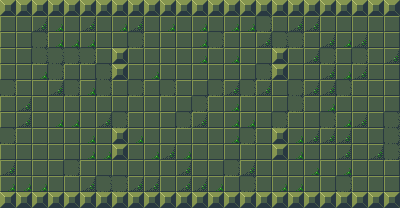

Tiled map render using the project's own tile images. Description and the whole map definition, tile-layer contents included, below:
An orthogonal 25x13 tile map with 16x16 px tiles, 1 tile layer (tiles), 2 tilesets and 3 objects (2x exit).

<map version="1.0" tiledversion="1.0.3" orientation="orthogonal" renderorder="right-down" width="25" height="13" tilewidth="16" tileheight="16" nextobjectid="12">
 <tileset firstgid="1" source="basegreenbleh.tsx" />
 <tileset firstgid="17" source="bads.tsx" />
 <layer name="tiles" width="25" height="13">
  <data encoding="csv">
2,2,2,2,2,2,2,2,2,2,2,2,2,2,2,2,2,2,2,2,2,2,2,2,2,
1,1,4,3,1,4,1,3,4,1,3,1,3,1,3,3,5,1,4,4,1,1,1,1,1,
1,1,5,3,3,3,1,1,5,1,1,1,3,5,1,1,4,5,5,1,4,3,4,1,1,
1,1,5,5,5,5,1,2,1,1,1,1,3,1,3,1,1,2,1,4,5,1,5,1,4,
1,1,3,5,1,1,5,2,1,3,1,1,1,1,1,1,5,2,1,1,4,3,4,1,1,
5,1,1,4,5,3,5,1,5,1,5,1,1,5,4,5,4,1,5,4,4,5,1,1,1,
1,4,1,1,1,1,1,1,1,1,1,1,5,1,3,1,1,1,5,1,3,1,1,1,1,
1,4,1,3,3,1,4,5,1,1,1,5,4,1,3,3,1,5,1,1,5,3,4,1,5,
5,1,1,1,1,3,1,2,3,1,1,1,1,1,3,5,1,2,3,4,4,4,1,1,5,
1,1,1,1,1,3,3,2,1,3,4,3,1,1,1,1,1,2,3,1,1,4,1,4,5,
4,1,1,1,5,1,1,1,1,1,1,4,1,1,5,4,1,1,1,3,1,3,1,1,1,
3,3,3,1,1,4,5,5,4,4,1,4,4,3,1,5,1,3,3,1,1,5,1,1,1,
2,2,2,2,2,2,2,2,2,2,2,2,2,2,2,2,2,2,2,2,2,2,2,2,2
</data>
 </layer>
 <objectgroup name="exits">
  <object id="6" name="exit1" type="exit" x="0" y="16">
   <properties>
    <property name="exit" type="int" value="-1" />
    <property name="xflip" type="bool" value="true" />
   </properties>
   <polyline points="0,0 0,176" />
  </object>
  <object id="7" name="exit2" type="exit" x="400" y="16">
   <properties>
    <property name="exit" type="int" value="1" />
    <property name="xflip" type="bool" value="true" />
   </properties>
   <polyline points="0,0 0,176" />
  </object>
 </objectgroup>
 <objectgroup name="bads">
  <object id="11" gid="18" x="192" y="112" width="16" height="16" />
 </objectgroup>
</map>
